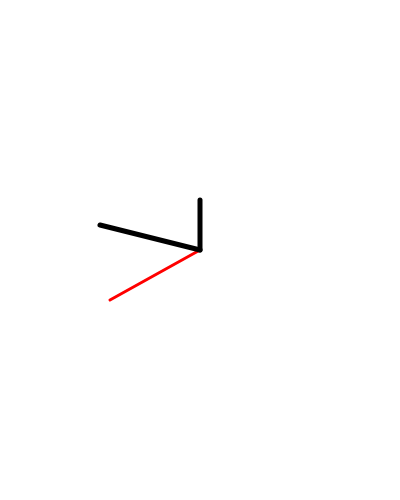
Frame 1 (no input)
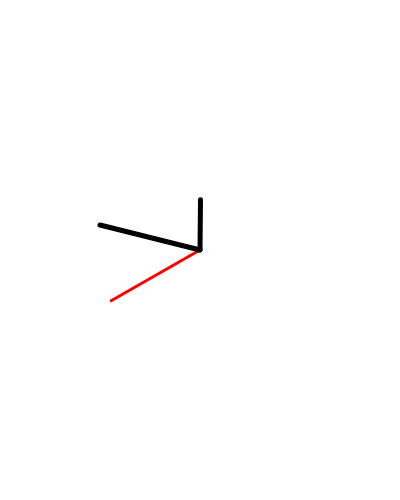
Frame 60 (no input)
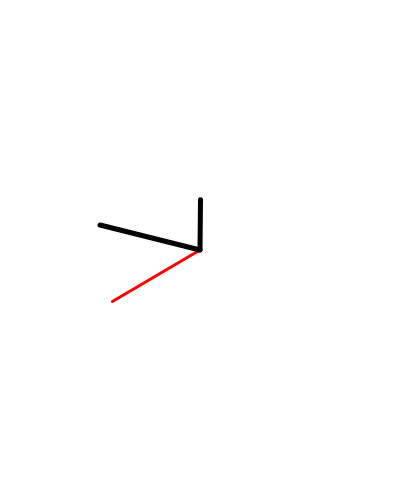
Frame 120 (the mouse pressed at the canvas centre since frame 60)

The p5.js sketch that drew these frames (run headless with seeded random() and noise() and a simulated clock; from frame 60 on, the mouse is pressed at the canvas centre):

// p5.js sketch
// ── sketch.js
var hrX, hrY, mnX, mnY, scX, scY;

function setup() {
    createCanvas(400,500);

    hrX = 200;
    hrY = 200;
    mnX = 100;
    mnY = 225;
    scX = 110;
    scY = 300;
}

function draw() {
    background(255,255,255);  
    angleMode(DEGREES);
    
    fill(255,255,255);
    arc(200,250,250,250,50,50);

    //second
    stroke(255,0,0);
    strokeWeight(3);
    line(scX, scY, 200, 250);

    //minute
    stroke(0,0,0);
    strokeWeight(5);
    line(mnX, mnY, 200, 250);

    //hour
    stroke(0,0,0);
    strokeWeight(5);
    line(hrX, hrY, 200 ,250);

    if((scX < 200) && (scY > 250)){
        if(frameCount%24===0){
            scX = scX + 0.6;
            scY = scY + 0.375;
        }
    }

    if((scX > 200) && (scY > 250)){
        if(frameCount%24===0){
            scX = scX + 0.6;
            scY = scY - 0.375;
        }
    }

    if((scX < 200) && (scY < 250)){
        if(frameCount%24===0){
            scX = scX - 0.375;
            scY = scY + 0.6;
        }
    }

    if((scX > 200) && (scY < 250)){
        if(frameCount%24===0){
            scX = scX - 0.6;
            scY = scY - 0.375;
        }
    }

    if(scX === 200){
        if(frameCount%1===0){
            scX = scX + 0.5;
            scY = scY - 0.35;
        }
    }

    if(scY === 250){
        if(frameCount%1===0){
            scX = scX + 0.5;
            scY = scY - 0.35;
        }
    }

    if((mnX < 200) && (mnY > 250)){
        if(frameCount%1500===0){
            mnX = mnX + 0.6;
            mnY = mnY + 0.375;
        }
    }

    if((mnX > 200) && (mnY > 250)){
        if(frameCount%1500===0){
            mnX = mnX + 0.6;
            mnY = mnY - 0.375;
        }
    }

    if((mnX < 200) && (mnY < 250)){
        if(frameCount%1500===0){
            mnX = mnX - 0.375;
            mnY = mnY + 0.6;
        }
    }

    if((mnX > 200) && (mY < 250)){
        if(frameCount%1500===0){
            mnX = mnX - 0.6;
            mnY = mnY - 0.375;
        }
    }

    if(mnX === 200){
        if(frameCount%1===0){
            mnX = mnX + 0.5;
            mnY = mnY - 0.35; 
        }
    }

    if(mnY === 250){
        if(frameCount%1500===0){
            mnX = mnX + 0.5;
            mnY = hrY - 0.35;
        }
    }

    if((hrX < 200) && (hrY > 250)){
        if(frameCount%90000===0){
            hrX = hrX + 0.6;
            hrY = hrY + 0.375;
        }
    }

    if((hrX > 200) && (hrY > 250)){
        if(frameCount%90000===0){
            hrX = hrX + 0.6;
            hrY = hrY - 0.375;
        }
    }

    if((hrX < 200) && (hrY < 250)){
        if(frameCount%90000===0){
            hrX = hrX - 0.375;
            hrY = hrY + 0.6;
        }
    }

    if((hrX > 200) && (hrY < 250)){
        if(frameCount%90000===0){
            hrX = hrX - 0.6;
            hrY = hrY - 0.375;
        }
    }

    if(hrX === 200){
        if(frameCount%1===0){
            hrX = hrX + 0.5;
            hrY = hrY - 0.35; 
        }
    }

    if(hrY === 250){
        if(frameCount%1500===0){
            hrX = hrX + 0.5;
            hrY = hrY - 0.35;
        }
    }
}
